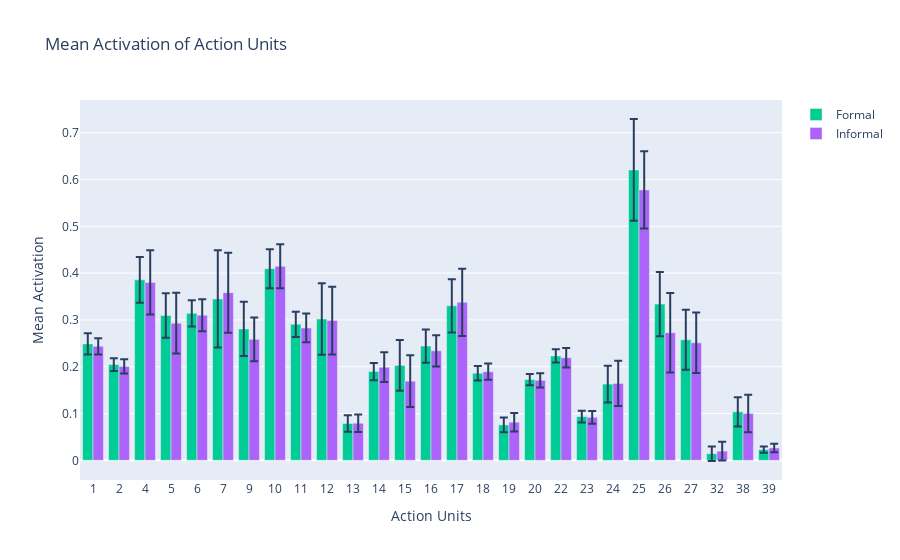

Write notebook code for a chart like this one.
### Code cell
# Define a dictionary for category colors
category_colors = {'Formal': px.colors.qualitative.Plotly[2], 'Informal': px.colors.qualitative.Plotly[3], 
                   'Male': px.colors.qualitative.Plotly[0], 'Female': px.colors.qualitative.Plotly[1]}

# comparing the mean activation of the action units between male and female speakers

def mean_activation(df):
    mean = df.groupby('face_au')['value'].mean().reset_index()

    # calculate the confidence interval
    std = df.groupby('face_au')['value'].std().reset_index()
    mean['std'] = std['value']
    mean['upper'] = mean['value'] + mean['std']
    mean['lower'] = mean['value'] - mean['std']
    return mean

formal_mean = mean_activation(formal)
informal_mean = mean_activation(informal)


# Plotting the mean activation of the action units and the confidence interval for female speakers

# Map numerical IDs to action unit labels
au_labels = [format(au_id) for au_id in au_ref]

fig = go.Figure()

fig.add_trace(go.Bar(
    x=au_labels,
    y=formal_mean['value'],
    error_y=dict(type='data', array=formal_mean['std'], visible=True),
    name='Formal',
    marker_color=category_colors['Formal']
))


fig.add_trace(go.Bar(
    x=au_labels,
    y=informal_mean['value'],
    error_y=dict(type='data', array=informal_mean['std'], visible=True),
    name='Informal',
    marker_color=category_colors['Informal']
))

# Customize the layout
fig.update_layout(
    title='Mean Activation of Action Units',
    xaxis=dict(title='Action Units', dtick=1),
    yaxis=dict(title='Mean Activation'),
    barmode='group',
    showlegend=True
)

# Show the plot
fig.show()

### Figure 1 — Plotly figure (JSON) as saved in the notebook; plotly's stock layout.template omitted (floating-point values rounded to 4 significant figures)
{"data": [{"error_y": {"array": [0.02293, 0.01342, 0.04904, 0.04759, 0.02823, 0.1039, 0.05792, 0.04166, 0.02689, 0.07647, 0.01773, 0.01837, 0.0543, 0.03551, 0.05713, 0.01525, 0.01574, 0.01203, 0.01406, 0.01243, 0.03936, 0.1088, 0.06872, 0.06399, 0.01561, 0.03118, 0.006568], "type": "data", "visible": true}, "marker": {"color": "#00CC96"}, "name": "Formal", "type": "bar", "x": ["1", "2", "4", "5", "6", "7", "9", "10", "11", "12", "13", "14", "15", "16", "17", "18", "19", "20", "22", "23", "24", "25", "26", "27", "32", "38", "39"], "y": [0.2488, 0.2045, 0.3856, 0.3094, 0.314, 0.3449, 0.2807, 0.4095, 0.2906, 0.3019, 0.07868, 0.1897, 0.2028, 0.2442, 0.33, 0.1861, 0.07568, 0.1726, 0.2231, 0.09348, 0.1629, 0.6205, 0.3338, 0.2575, 0.01419, 0.1037, 0.02294]}, {"error_y": {"array": [0.01748, 0.01513, 0.06856, 0.0648, 0.03441, 0.08548, 0.04682, 0.04685, 0.03076, 0.07237, 0.01884, 0.03178, 0.0551, 0.03329, 0.07194, 0.01719, 0.01975, 0.01516, 0.0208, 0.01349, 0.04835, 0.08252, 0.08503, 0.06443, 0.01986, 0.03988, 0.009037], "type": "data", "visible": true}, "marker": {"color": "#AB63FA"}, "name": "Informal", "type": "bar", "x": ["1", "2", "4", "5", "6", "7", "9", "10", "11", "12", "13", "14", "15", "16", "17", "18", "19", "20", "22", "23", "24", "25", "26", "27", "32", "38", "39"], "y": [0.2435, 0.2007, 0.3801, 0.2931, 0.31, 0.3583, 0.2585, 0.4146, 0.2828, 0.2986, 0.07931, 0.1989, 0.1692, 0.234, 0.3376, 0.1895, 0.08149, 0.171, 0.2191, 0.09185, 0.1643, 0.5778, 0.2727, 0.2512, 0.0197, 0.1001, 0.02646]}], "layout": {"barmode": "group", "showlegend": true, "title": {"text": "Mean Activation of Action Units"}, "xaxis": {"dtick": 1, "title": {"text": "Action Units"}}, "yaxis": {"title": {"text": "Mean Activation"}}}}
